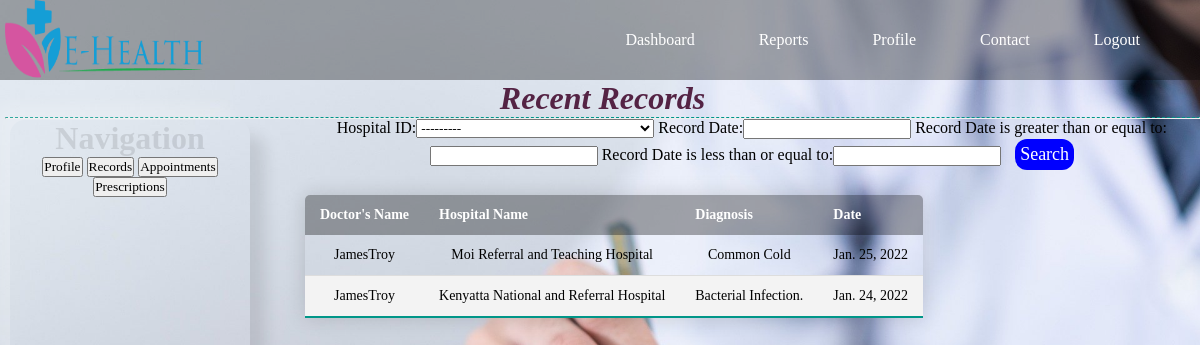
Screenshot of /Users/patient/3/ (signed in) with the database file from the repository.
### MedicalApp/models.py (models this page shows, shortened)
class Record(models.Model):
    Patient_ID = models.ForeignKey(Patient, on_delete=models.CASCADE)
    Doctor_ID = models.ForeignKey(Doctor, on_delete=models.RESTRICT)
    Hospital_ID = models.ForeignKey(Hospital, on_delete=models.RESTRICT)
    New_Diagnosis = models.TextField()
    Record_Date = models.DateField(default=timezone.now)

class Hospital(models.Model):
    Hospital_Image = models.ImageField(default='default.png', upload_to='hospital_pics')
    Hospital_Name = models.CharField(max_length=100, blank=False)
    Hospital_Description = models.TextField()
    Registration_Date = models.DateTimeField(default=timezone.now)
    Admin_ID = models.ForeignKey(Administrator, on_delete=models.RESTRICT)
    def __str__(self):
        return self.Hospital_Name

### Users/models.py (models this page shows)
class Doctor(models.Model):
    user = models.OneToOneField(CustomUser, on_delete=models.CASCADE, primary_key=True)
    Card = 'Cardiologist'
    Dent = 'Dentist'
    Derm = 'Dermatology'
    Neuro = 'Neurologist'
    Path = 'Pathology'
    Ped = 'Pediatrician'
    Phy = 'Physician'
    Ob_GYN = 'Obstetrician and Gynecologist'
    Onc = 'Oncologist'
    SPECIALTY = [(Card, 'Cardiologist'), (Dent, 'Dentist'), (Derm, 'Dermatology'),
                 (Neuro, 'Neurologist'), (Path, 'Pathology'), (Ped, 'Pediatrician'), (Phy, 'Physician'),
                 (Ob_GYN, 'Obstetrician and Gynecologist'), (Onc, 'Oncologist'), ]
    specialty = models.CharField(max_length=50, choices=SPECIALTY, null=True, blank=True, default=Phy)
    class Meta:
        verbose_name = 'Doctor Module'
    def __str__(self):
        return str(self.user)

class CustomUser(AbstractUser):
    first_name = models.CharField(max_length=150)
    last_name = models.CharField(max_length=150)
    email = models.EmailField(null=False)
    Phone_Number = models.CharField(max_length=14, null=True)
    Physical_Address = models.TextField(null=True)
    Date_Of_Birth = models.DateField(auto_now=False, null=True)
    Age = models.CharField(max_length=3, null=True)
    Male = 'M'
    Female = 'F'
    SEX_CHOICES = [(Male, 'M'), (Female, 'F')]
    Sex = models.CharField(max_length=30, choices=SEX_CHOICES, null=True)
    is_patient = models.BooleanField('is_patient', default=False)
    is_doctor = models.BooleanField('is_doctor', default=False)
    is_administrator = models.BooleanField('is_administrator', default=False)
    is_hospital = models.BooleanField('is_hospital', default=False)
    def __str__(self):
        return self.username

### Users/views.py (the view)
# urls.py: path('patient/<str:pk>/', views.patient, name='PatientModule'),
@login_required
def patient(request, pk):
    pat = Patient.objects.get(user_id=pk)
    records = pat.record_set.all().order_by('-Record_Date')
    patientfilter = RecordPatientFilter(request.GET, queryset=records)
    records = patientfilter.qs
    context = {'pat': pat, 'records': records, 'patientfilter': patientfilter}
    return render(request, 'Users/PatientModule.html', context)

### Users/Templates/Users/PatientModule.html (shortened to what this page needs)
{% load static %}
<!DOCTYPE html>
<html lang="en">
<head>
    <link rel="stylesheet" type="text/css" href="{% static 'Users/UsersStyle.css' %}">
    <link rel="stylesheet" type="text/css" href="{% static 'Users/UserModules.css' %}">
</head>
<body>
    <div id="main">
        <nav>
            <img src="{% static 'images/logo.png' %}" alt="System Logo" style="width: 200px; height: 80px; margin-left: 5px;">
            <ul>
                <li><a  href="{{request.META.HTTP_REFERER|escape}}">Dashboard</a></li>
                <li><a  href="{% url 'records_Pdf' %}">Reports</a></li>
                <li><a  href="#">Profile</a></li>
                <li><a  href="#">Contact</a></li>
                <li><a  href="{% url 'logout' %}">Logout</a></li>
            </ul>
        </nav>
    </div>
    <div class="container">
        <div class="navPane">
            <h1>Navigation</h1>
            <button class="btn"><a href="{% url 'UserDetailsModule' user.id  %}">Profile</a></button>
            <button class="btn"><a href="{% url 'PatientModule' user.id %}">Records</a></button>
            <button class="btn"><a href="{% url 'ViewAppointmentModule' user.id %}">Appointments</a></button>
            <button class="btn"><a href="{% url 'ViewPrescriptionModule' user.id %}">Prescriptions</a></button>
        </div>
        <h1 style="color: #542344; font-weight: bold; font-style: italic;">Recent Records</h1><hr style="border-top: 1px dashed #009688;">
        <div class="row" style="margin-left: 25%;">
                <div class="col">
                    <div class="card card-body">
                        <form method="get">
                            {{ patientfilter.form }}
                            <button style="background-color: blue; border: none; color: white; padding: 5px;
  text-align: center; text-decoration: none; display: inline-block; font-size: 18px; margin-left: 10px ;
  cursor: pointer;
    border-radius: 12px;" class="searchButton" type="submit">Search</button>
                        </form>
                    </div>
                </div>
            </div>
            <table class="patient-rec-table">
                <thead>
                    <tr>
                    <th>Doctor's Name</th>
                    <th>Hospital Name</th>
                    <th>Diagnosis</th>
                    <th>Date</th>
                </tr>
                </thead>
                <tbody>
                {% for  records in records %}
                    <tr>
                        <td><a href="{% url 'Records-Details' records.id %}">{{ records.Doctor_ID }}</a></td>
                        <td><a href="{% url 'Records-Details' records.id %}">{{ records.Hospital_ID }}</a></td>
                        <td><a href="{% url 'Records-Details' records.id %}">{{ records.New_Diagnosis }}</a></td>
                        <td>{{ records.Record_Date }}</td>
                    </tr>
                {% endfor %}
                </tbody>
            </table>
    </div>
</body>
</html>

### Users/static/Users/UsersStyle.css (style rules this page uses)
* { margin: 0; padding: 0; }
.container { margin-left: 5px; text-align: center; }
a { text-decoration: none; color: black; list-style: none; }
.container .navPane { width: 240px; height: 350px; margin: 40px 5px; align-items: center; color: rgba(0,0,0,0.1); border-radius: 15px; box-shadow: -15px -15px 15px rgba(255,255,255,0.2), 15px 15px 15px rgba(0,0,0,0.1); position: absolute; }
.btn::before { content: ""; position: absolute; left:0; top:0; width:100%; height: 100%; background: #0AFFE7; z-index: -1; transition: transform 0.5s; transform-origin: 0 0; transition-timing-function: cubic-bezier(0.5,1.6,0.4,0.7); }
.btn::before { transform: scaleX(0); }

### Users/static/Users/UserModules.css (style rules this page uses)
* { margin: 0; padding: 0; font-family: Verdana, cursive; }
body { background-color: rgba(0,0,0,.1); height: 90vh; background-image: url("../images/adult.jpg"); background-size: cover; }
nav { width: 100%; height: 80px; background-color: #0005; line-height: 80px; }
nav ul { float: right; margin-right: 30px; }
nav ul li { list-style-type: none; display: inline-block; transition: 0.8s; }
nav ul li a { text-decoration: none; color: #fff; padding: 30px; }

### Users/Templates/Users/PatientModule.html (style rules this page uses)
.patient-rec-table { border-collapse: collapse; margin: 25px 5px 0 300px; font-size: 14px; min-width: 400px; border-radius: 5px 5px 0 0; overflow: hidden; box-shadow: 0 0 20px rgba(0,0,0,0.15); }
.patient-rec-table thead tr { background-color: #0005; color: white; text-align: left; font-weight: bold; }
.patient-rec-table th, .patient-rec-table td { padding: 12px 15px; }
.patient-rec-table tbody tr { border-bottom: 1px solid #dddddd; }
.patient-rec-table tbody tr:nth-of-type(even) { background-color: #f3f3f3; }
.patient-rec-table tbody tr:last-of-type { border-bottom: 2px solid #009688; }

### rows the page displays
Record: Doctor_ID "JamesTroy", Hospital_ID "Moi Referral and Teaching Hospital", New_Diagnosis "Common Cold", Record_Date "Jan. 25, 2022"
Record: Doctor_ID "JamesTroy", Hospital_ID "Kenyatta National and Referral Hospital", New_Diagnosis "Bacterial Infection.", Record_Date "Jan. 24, 2022"
